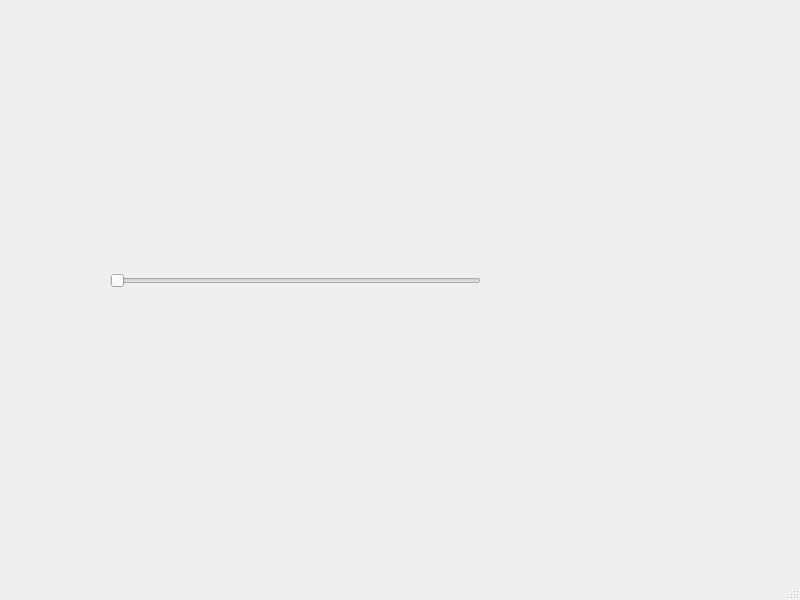
<?xml version="1.0" encoding="UTF-8"?>
<ui version="4.0">
 <class>MainWindow</class>
 <widget class="QMainWindow" name="MainWindow">
  <property name="geometry">
   <rect>
    <x>0</x>
    <y>0</y>
    <width>800</width>
    <height>600</height>
   </rect>
  </property>
  <property name="windowTitle">
   <string>MainWindow</string>
  </property>
  <widget class="QWidget" name="centralwidget">
   <widget class="QSlider" name="horizontalSlider">
    <property name="geometry">
     <rect>
      <x>110</x>
      <y>260</y>
      <width>371</width>
      <height>41</height>
     </rect>
    </property>
    <property name="orientation">
     <enum>Qt::Orientation::Horizontal</enum>
    </property>
   </widget>
  </widget>
  <widget class="QMenuBar" name="menubar">
   <property name="geometry">
    <rect>
     <x>0</x>
     <y>0</y>
     <width>800</width>
     <height>22</height>
    </rect>
   </property>
  </widget>
  <widget class="QStatusBar" name="statusbar"/>
 </widget>
 <resources/>
 <connections/>
</ui>
